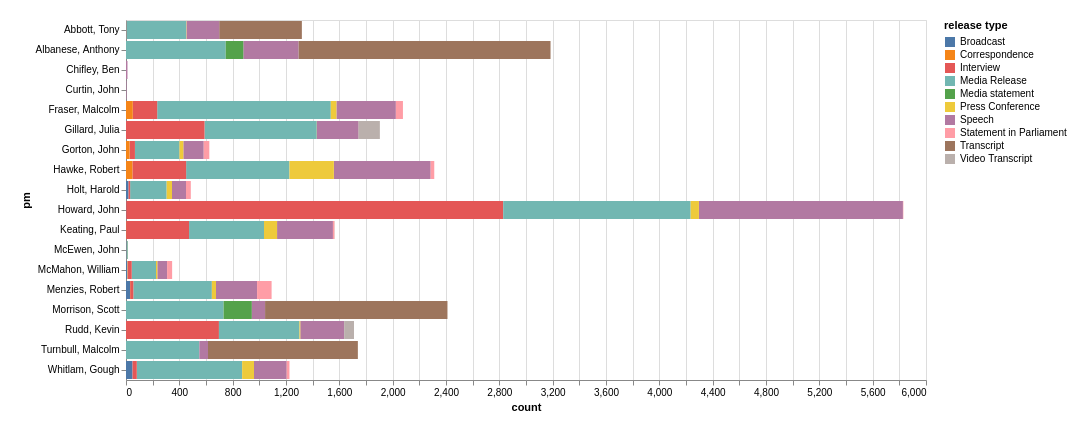

Source (notebook cell):
### Code cell
# We're exluding those transcripts where the 'pm' value is empty - df.loc[df['pm'] != '']
alt.Chart(
    pm_type_counts.loc[
        (pm_type_counts["pm"] != "")
        & (pm_type_counts["release_type"].isin(top_ten_types))
    ]
).mark_bar().encode(
    x="count:Q",
    y="pm:N",
    color=alt.Color(
        "release_type:N",
        scale=alt.Scale(scheme="tableau10"),
        legend=alt.Legend(title="release type"),
    ),
).properties(
    width=800, padding=20
)

### Figure 1 — Vega-Lite specification as saved in the notebook (floating-point values rounded to 4 significant figures)
{"config": {"view": {"continuousWidth": 300, "continuousHeight": 300}}, "data": {"name": "data-b444cd0b399f20d7a836698a5023a141"}, "mark": {"type": "bar"}, "encoding": {"color": {"field": "release_type", "legend": {"title": "release type"}, "scale": {"scheme": "tableau10"}, "type": "nominal"}, "x": {"field": "count", "type": "quantitative"}, "y": {"field": "pm", "type": "nominal"}}, "padding": 20, "width": 800, "$schema": "https://vega.github.io/schema/vega-lite/v6.4.1.json", "datasets": {"data-b444cd0b399f20d7a836698a5023a141": [{"pm": "Abbott, Tony", "release_type": "Transcript", "count": 620}, {"pm": "Abbott, Tony", "release_type": "Media Release", "count": 450}, {"pm": "Abbott, Tony", "release_type": "Speech", "count": 245}, {"pm": "Abbott, Tony", "release_type": "Press Conference", "count": 2}, {"pm": "Abbott, Tony", "release_type": "Interview", "count": 2}, {"pm": "Albanese, Anthony", "release_type": "Transcript", "count": 1891}, {"pm": "Albanese, Anthony", "release_type": "Media Release", "count": 748}, {"pm": "Albanese, Anthony", "release_type": "Speech", "count": 413}, {"pm": "Albanese, Anthony", "release_type": "Media statement", "count": 132}, {"pm": "Chifley, Ben", "release_type": "Speech", "count": 11}, {"pm": "Curtin, John", "release_type": "Speech", "count": 4}, {"pm": "Fraser, Malcolm", "release_type": "Media Release", "count": 1302}, {"pm": "Fraser, Malcolm", "release_type": "Speech", "count": 446}, {"pm": "Fraser, Malcolm", "release_type": "Interview", "count": 183}, {"pm": "Fraser, Malcolm", "release_type": "Statement in Parliament", "count": 53}, {"pm": "Fraser, Malcolm", "release_type": "Correspondence", "count": 51}, {"pm": "Fraser, Malcolm", "release_type": "Press Conference", "count": 42}, {"pm": "Gillard, Julia", "release_type": "Media Release", "count": 842}, {"pm": "Gillard, Julia", "release_type": "Interview", "count": 589}, {"pm": "Gillard, Julia", "release_type": "Speech", "count": 312}, {"pm": "Gillard, Julia", "release_type": "Video Transcript", "count": 159}, {"pm": "Gillard, Julia", "release_type": "Press Conference", "count": 1}, {"pm": "Gillard, Julia", "release_type": "Transcript", "count": 1}, {"pm": "Gorton, John", "release_type": "Media Release", "count": 334}, {"pm": "Gorton, John", "release_type": "Speech", "count": 153}, {"pm": "Gorton, John", "release_type": "Statement in Parliament", "count": 42}, {"pm": "Gorton, John", "release_type": "Interview", "count": 40}, {"pm": "Gorton, John", "release_type": "Press Conference", "count": 29}, {"pm": "Gorton, John", "release_type": "Correspondence", "count": 27}, {"pm": "Hawke, Robert", "release_type": "Media Release", "count": 775}, {"pm": "Hawke, Robert", "release_type": "Speech", "count": 726}, {"pm": "Hawke, Robert", "release_type": "Interview", "count": 403}, {"pm": "Hawke, Robert", "release_type": "Press Conference", "count": 333}, {"pm": "Hawke, Robert", "release_type": "Correspondence", "count": 48}, {"pm": "Hawke, Robert", "release_type": "Statement in Parliament", "count": 27}, {"pm": "Holt, Harold", "release_type": "Media Release", "count": 274}, {"pm": "Holt, Harold", "release_type": "Speech", "count": 105}, {"pm": "Holt, Harold", "release_type": "Press Conference", "count": 40}, {"pm": "Holt, Harold", "release_type": "Statement in Parliament", "count": 36}, {"pm": "Holt, Harold", "release_type": "Broadcast", "count": 19}, {"pm": "Holt, Harold", "release_type": "Interview", "count": 12}, {"pm": "Howard, John", "release_type": "Interview", "count": 2828}, {"pm": "Howard, John", "release_type": "Speech", "count": 1530}, {"pm": "Howard, John", "release_type": "Media Release", "count": 1406}, {"pm": "Howard, John", "release_type": "Press Conference", "count": 62}, {"pm": "Howard, John", "release_type": "Statement in Parliament", "count": 3}, {"pm": "Howard, John", "release_type": "Broadcast", "count": 1}, {"pm": "Keating, Paul", "release_type": "Media Release", "count": 562}, {"pm": "Keating, Paul", "release_type": "Interview", "count": 472}, {"pm": "Keating, Paul", "release_type": "Speech", "count": 419}, {"pm": "Keating, Paul", "release_type": "Press Conference", "count": 98}, {"pm": "Keating, Paul", "release_type": "Statement in Parliament", "count": 11}, {"pm": "Keating, Paul", "release_type": "Correspondence", "count": 1}, {"pm": "Keating, Paul", "release_type": "Transcript", "count": 1}, {"pm": "McEwen, John", "release_type": "Media Release", "count": 11}, {"pm": "McEwen, John", "release_type": "Broadcast", "count": 2}, {"pm": "McEwen, John", "release_type": "Interview", "count": 1}, {"pm": "McEwen, John", "release_type": "Press Conference", "count": 1}, {"pm": "McMahon, William", "release_type": "Media Release", "count": 182}, {"pm": "McMahon, William", "release_type": "Speech", "count": 73}, {"pm": "McMahon, William", "release_type": "Statement in Parliament", "count": 38}, {"pm": "McMahon, William", "release_type": "Interview", "count": 30}, {"pm": "McMahon, William", "release_type": "Press Conference", "count": 10}, {"pm": "McMahon, William", "release_type": "Broadcast", "count": 10}, {"pm": "McMahon, William", "release_type": "Correspondence", "count": 3}, {"pm": "Menzies, Robert", "release_type": "Media Release", "count": 589}, {"pm": "Menzies, Robert", "release_type": "Speech", "count": 308}, {"pm": "Menzies, Robert", "release_type": "Statement in Parliament", "count": 109}, {"pm": "Menzies, Robert", "release_type": "Press Conference", "count": 31}, {"pm": "Menzies, Robert", "release_type": "Broadcast", "count": 30}, {"pm": "Menzies, Robert", "release_type": "Interview", "count": 24}, {"pm": "Menzies, Robert", "release_type": "Correspondence", "count": 1}, {"pm": "Morrison, Scott", "release_type": "Transcript", "count": 1368}, {"pm": "Morrison, Scott", "release_type": "Media Release", "count": 732}, {"pm": "Morrison, Scott", "release_type": "Media statement", "count": 212}, {"pm": "Morrison, Scott", "release_type": "Speech", "count": 99}, {"pm": "Rudd, Kevin", "release_type": "Interview", "count": 697}, {"pm": "Rudd, Kevin", "release_type": "Media Release", "count": 604}, {"pm": "Rudd, Kevin", "release_type": "Speech", "count": 329}, {"pm": "Rudd, Kevin", "release_type": "Video Transcript", "count": 74}, {"pm": "Rudd, Kevin", "release_type": "Press Conference", "count": 6}, {"pm": "Turnbull, Malcolm", "release_type": "Transcript", "count": 1124}, {"pm": "Turnbull, Malcolm", "release_type": "Media Release", "count": 550}, {"pm": "Turnbull, Malcolm", "release_type": "Speech", "count": 65}, {"pm": "Whitlam, Gough", "release_type": "Media Release", "count": 790}, {"pm": "Whitlam, Gough", "release_type": "Speech", "count": 245}, {"pm": "Whitlam, Gough", "release_type": "Press Conference", "count": 89}, {"pm": "Whitlam, Gough", "release_type": "Broadcast", "count": 49}, {"pm": "Whitlam, Gough", "release_type": "Interview", "count": 32}, {"pm": "Whitlam, Gough", "release_type": "Statement in Parliament", "count": 21}]}}
